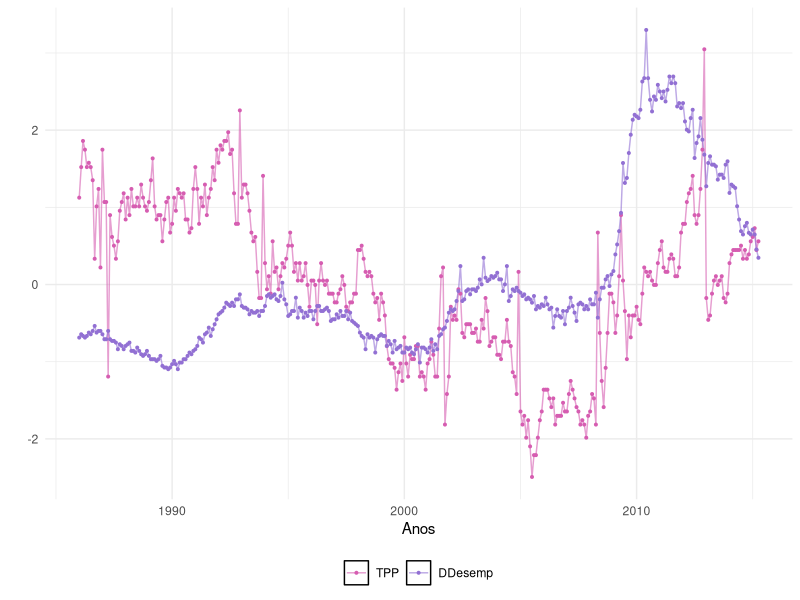

The R script that drew this image:
library(readxl)
library(tidyverse)
library(reshape2)

df <- read_excel("econ.xlsx")[223:575, c(1, 4:5)]

# Apply variable transformation
stdd_tpp = sd(df[[2]], na.rm = TRUE)
mean_tpp = mean(df[[2]], na.rm = TRUE)

stdd_ddesemp = sd(df[[3]], na.rm = TRUE)
mean_ddesemp = mean(df[[3]], na.rm = TRUE)

for(i in 1:nrow(df)) {    
  df[i, 2] <- (df[i, 2] - mean_tpp)/stdd_tpp
  df[i, 3] <- (df[i, 3] - mean_ddesemp)/stdd_ddesemp
}

# Plot
meltdf <- melt(df,id="tempo")
plot <- ggplot(meltdf,aes(x=tempo,y=value,colour=variable,group=variable)) +
        geom_line(size=0.5, alpha=0.6) + geom_point(size=0.7) +
        scale_color_manual(values=c("#D65DB1", "#9270D3"),labels=c("TPP", "DDesemp")) +
        theme_minimal()

# Plot Theming
plot + theme(legend.position = "bottom") +
       theme(legend.title = element_blank()) +
       theme(legend.key = element_rect(fill = "white", colour = "black")) +
       labs(y = "", x = "Anos")


